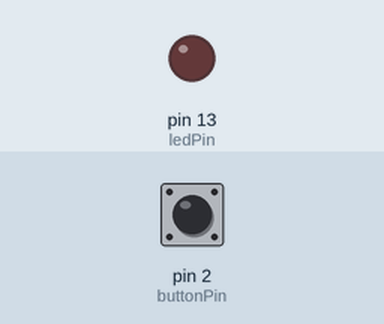
Recording of a sketch running on a simulated Arduino Uno, built with avr-gcc and run on an emulated ATmega328P. On the bench: output pins drawn as LEDs (lit = HIGH). The inputs (shaded band) are chosen by the test bench; at power-on: pin 2 (buttonPin) HIGH.

Above: at 1.2 s.
1.3 s: pin 2 (buttonPin) pulled LOW for 0.15 s
At 2.5 s:
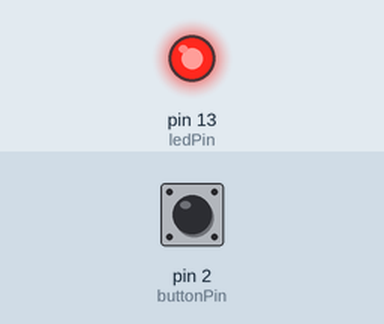
2.9 s: pin 2 (buttonPin) pulled LOW for 1 s
At 3.8 s:
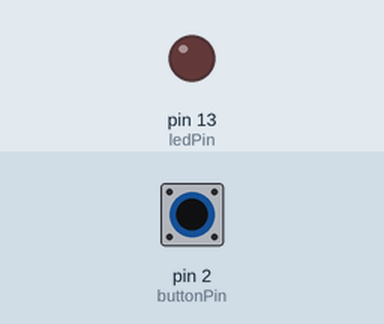
5.4 s: pin 2 (buttonPin) pulled LOW for 3.2 s
At 5.7 s:
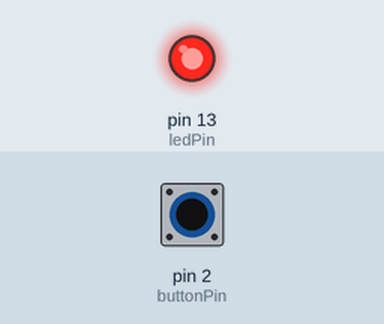
Timing chart, 0 to 8.4 s (numbered marks = the images above; inputs shaded):
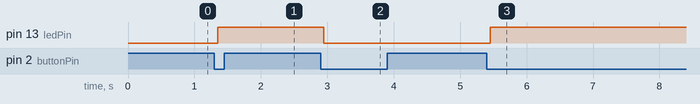

The sketch:

sketch.ino
```cpp
const int buttonPin = 2;
const int ledPin = 13;

bool ledState = false;
bool buttonState = HIGH;      // stable (debounced) state
bool lastReading = HIGH;
unsigned long lastChange = 0;

void setup() {
  pinMode(ledPin, OUTPUT);
  pinMode(buttonPin, INPUT_PULLUP);
}

void loop() {
  bool reading = digitalRead(buttonPin);

  if (reading != lastReading) {
    lastChange = millis();      // signal is bouncing, restart timer
  }

  if (millis() - lastChange > 50 && reading != buttonState) {
    buttonState = reading;
    if (buttonState == LOW) {   // pressed
      ledState = !ledState;     // toggle
      digitalWrite(ledPin, ledState);
    }
  }

  lastReading = reading;
}
```

Measured:
- after the input at 1.3 s, pin 13 (ledPin): LOW → HIGH after 0.05 s
- after the input at 2.9 s, pin 13 (ledPin): HIGH → LOW after 0.05 s
- after the input at 5.4 s, pin 13 (ledPin): LOW → HIGH after 0.05 s
